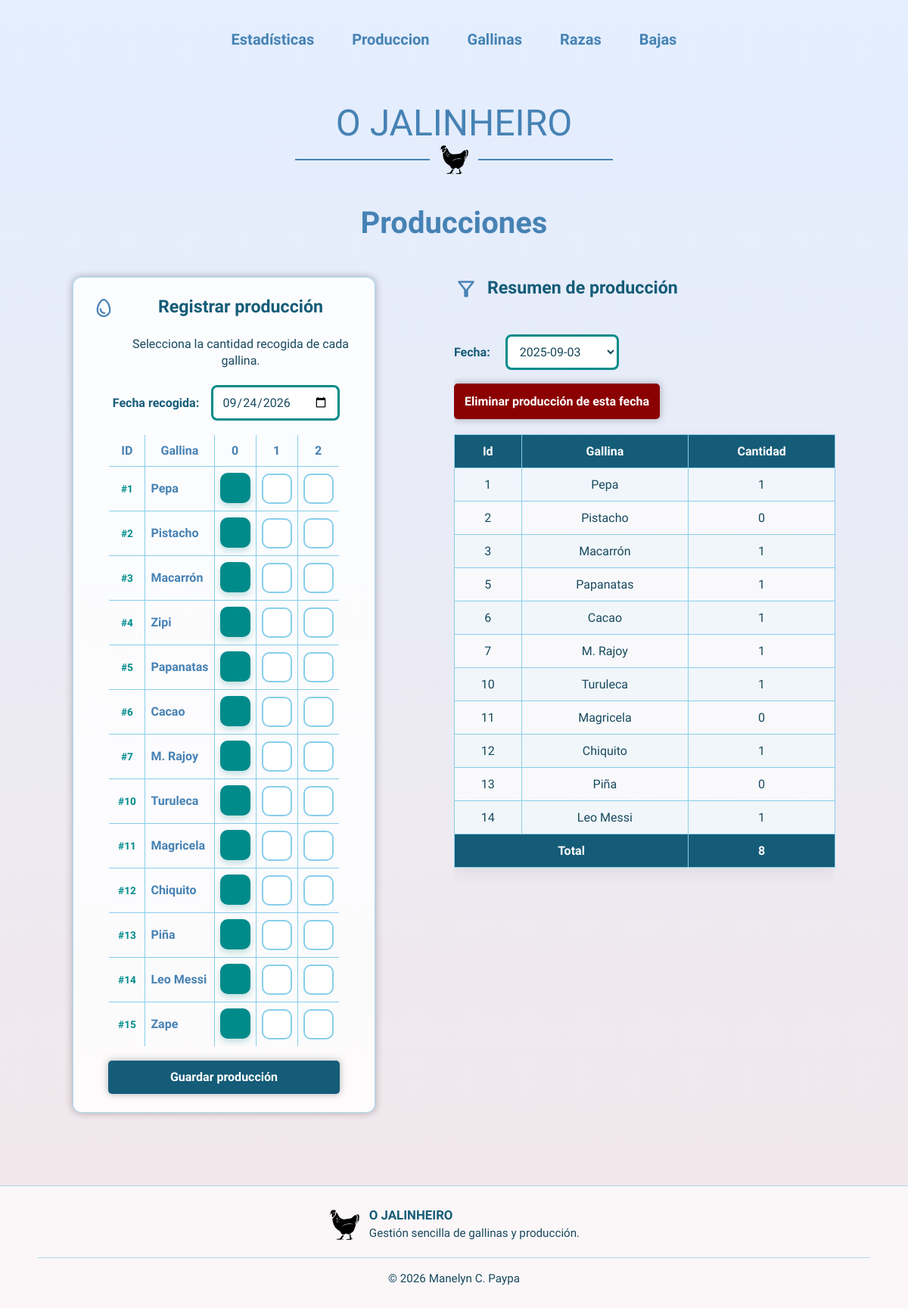
Screenshot of /producciones.php?fechaFiltrar=2025-09-03 with the database file from the repository.
### tables this page shows
CREATE TABLE Gallina (
    id INT AUTO_INCREMENT PRIMARY KEY,
    nombre VARCHAR(200) NOT NULL,
    fecha_nacimiento DATE,
    fecha_alta DATE NOT NULL,
    id_raza INT NOT NULL,
    FOREIGN KEY (id_raza) REFERENCES raza(id)
);

### model/produccion_model.php (called while the page is built, shortened)
<?php
require_once __DIR__ . "/../include/db_connection.php";
function mostrarProduccion($fecha)
{
    global $db;
    $datos = [];
    $sql = "SELECT g.id, g.nombre, p.cantidad
            FROM produccion p
            JOIN gallina g
            ON p.id_gallina=g.id
            LEFT JOIN baja b
            ON b.id_gallina=g.id
            WHERE b.id_gallina IS NULL
            AND p.fecha_recogida = ?
            ORDER BY g.id";
    $stmt = mysqli_prepare($db, $sql);
    $busqueda = $fecha;
    mysqli_stmt_bind_param($stmt, "s", $busqueda);
    mysqli_stmt_execute($stmt);
    $result = mysqli_stmt_get_result($stmt);
    while ($fila = mysqli_fetch_assoc($result)) {
        $datos[] = $fila;
    }
    return $datos;
}
function mostrarGallinasVivas()
{
    global $db;
    $datos = [];
    $sql = "SELECT g.id, g.nombre, b.fecha, b.causa
FROM gallina g
LEFT JOIN baja b
ON g.id = b.id_gallina
WHERE b.fecha IS NULL
ORDER BY g.id";
    $result = mysqli_query($db, $sql);
    while ($fila = mysqli_fetch_assoc($result)) {
        $datos[] = $fila;
    }
    return $datos;
}
function mostrarFechas()
{
    global $db;
    $datos = [];
    $sql = "SELECT DISTINCT fecha_recogida
            FROM produccion
            ORDER BY fecha_recogida DESC";
    $result = mysqli_query($db, $sql);
    while ($fila = mysqli_fetch_assoc($result)) {
        $datos[] = $fila;
    }
    return $datos;
}

### producciones.php (the view, shortened to what this page needs)
<?php
require_once __DIR__ . "/model/produccion_model.php";
$todos = mostrarTodos();
$fechas = mostrarFechas();
$fecha = $_GET['fechaFiltrar'] ?? '';
$producciones = mostrarProduccion($fecha);
$gallinas = mostrarGallinasVivas();
?>
<!DOCTYPE html>
<html lang="es">
<head>
    <link rel="stylesheet" href="./css/style.css">
</head>
<body>
    <?php include("include/cabecera.php"); ?>
    <main>
        <section id="producciones">
            <h1>Producciones</h1>
            <div class="contenedor">
                <div class="card produccion-card">
                    <div class="produccion-heading">
                        <span class="material-symbols-outlined icono">egg</span>
                        <div>
                            <h2>Registrar producción</h2>
                            <p>Selecciona la cantidad recogida de cada gallina.</p>
                        </div>
                    </div>
                    <form action="controller/produccion_insertar.php" method="post">
                        <div class="produccion-form">
                            <div class="fecha-produccion">
                                <label for="fecha">Fecha recogida: </label>
                                <input type="date" name="fecha" id="fecha" value="<?= date('Y-m-d') ?>">
                            </div>
                            <table class="registro-produccion">
                                <thead>
                                    <tr>
                                        <th>ID</th>
                                        <th>Gallina</th>
                                        <th>0</th>
                                        <th>1</th>
                                        <th>2</th>
                                    </tr>
                                </thead>
                                <tbody>
                                    <?php foreach ($gallinas as $gallina) { ?>
                                        <tr>
                                            <td class="gallina-id">#<?= (int)$gallina["id"] ?></td>
                                            <td>
                                                <?= htmlspecialchars($gallina["nombre"]) ?>
                                            </td>
                                            <?php for ($cantidad = 0; $cantidad <= 2; $cantidad++) { ?>
                                                <td class="cantidad-opcion">
                                                    <label class="cantidad-tile" for="cantidad_<?= (int)$gallina["id"] ?>_<?= $cantidad ?>">
                                                        <span></span>
                                                    </label>
                                                </td>
                                            <?php } ?>
                                        </tr>
                                    <?php } ?>
                                </tbody>
                            </table>
                            <input class="boton guardar-produccion" type="submit" value="Guardar producción">
                        </div>
                    </form>
                </div>
                <div class="tablaProducciones">
                    <div class="produccion-heading">
                        <span class="material-symbols-outlined icono">filter_alt</span>
                        <h2>Resumen de producción</h2>
                    </div>
                    <div class="produccion-form filtrar">
                        <form action="" method="get">
                            <div class="fecha-produccion">
                                <label for="fechaFiltrar">Fecha: </label>
                                <select name="fechaFiltrar" id="fechaFiltrar" onchange="this.form.submit()">
                                    <?php foreach ($fechas as $fechaDisponible) { ?>
                                        <option
                                            value="<?= htmlspecialchars($fechaDisponible['fecha_recogida']) ?>"
                                            <?= $fecha === $fechaDisponible['fecha_recogida'] ? 'selected' : '' ?>>
                                            <?= htmlspecialchars($fechaDisponible['fecha_recogida']) ?>
                                        </option>
                                    <?php } ?>
                                </select>
                            </div>
                        </form>
                        <div id="delete-form">
                            <form action="controller/produccion_eliminar.php" method="post"
                                onsubmit="return confirm('¿Seguro que quieres eliminar producción de esta fecha?');">
                                <button id="delete" class="boton" type="submit">Eliminar producción de esta fecha</button>
                            </form>
                        </div>
                    </div>
                    <table>
                        <?php if ($fecha === "") { ?>
                            <tr>
                                <th>Id</th>
                                <th>Gallina</th>
                                <th>Huevos producidos</th>
                            </tr>
                        <?php
                        } else { ?>
                            <tr>
                                <th>Id</th>
                                <th>Gallina</th>
                                <th>Cantidad</th>
                            </tr>
                        <?php } ?>
                        <?php if ($fecha === "") { ?>
                            <?php foreach ($todos as $todo) { ?>
                                <tr>
                                    <td><?= htmlspecialchars($todo["id"]) ?></td>
                                    <td><?= htmlspecialchars($todo["nombre"]) ?></td>
                                    <td><?= htmlspecialchars($todo["cantidad"]) ?></td>
                                </tr>
                            <?php } ?>
                        <?php } else { ?>
                            <?php foreach ($producciones as $produccion) { ?>
                                <tr>
                                    <td><?= htmlspecialchars($produccion["id"]) ?></td>
                                    <td><?= htmlspecialchars($produccion["nombre"]) ?></td>
                                    <td><?= htmlspecialchars($produccion["cantidad"]) ?></td>
                                </tr>
                            <?php } ?>
                        <?php } ?>
                        <tfoot>
                            <tr>
                                <th colspan="2">Total</th>
                                <?php
                                $totalCantidad = 0;
                                $filasResumen = $fecha === "" ? $todos : $producciones;
                                foreach ($filasResumen as $produccion) {
                                    $totalCantidad += $produccion["cantidad"] ?? 0;
                                }
                                ?>
                                <th><?= $totalCantidad ?></th>
                            </tr>
                        </tfoot>
                    </table>
                </div>
            </div>
        </section>
    </main>
    <?php include("include/pie.php"); ?>
</body>
</html>

### rows the page displays
gallina: id "1", nombre "Pepa"
gallina: id "2", nombre "Pistacho"
gallina: id "3", nombre "Macarrón"
gallina: id "4", nombre "Zipi"
gallina: id "5", nombre "Papanatas"
gallina: id "6", nombre "Cacao"
gallina: id "7", nombre "M. Rajoy"
gallina: id "10", nombre "Turuleca"
gallina: id "11", nombre "Magricela"
gallina: id "12", nombre "Chiquito"
gallina: id "13", nombre "Piña"
gallina: id "14", nombre "Leo Messi"
gallina: id "15", nombre "Zape"

### other values shown
$produccion["id"] "1"
$produccion["nombre"] "Pepa"
$produccion["cantidad"] "1"
$produccion["id"] "2"
$produccion["nombre"] "Pistacho"
$produccion["cantidad"] "0"
$produccion["id"] "3"
$produccion["nombre"] "Macarrón"
$produccion["id"] "5"
$produccion["nombre"] "Papanatas"
$produccion["id"] "6"
$produccion["nombre"] "Cacao"
$produccion["id"] "7"
$produccion["nombre"] "M. Rajoy"
$produccion["id"] "10"
